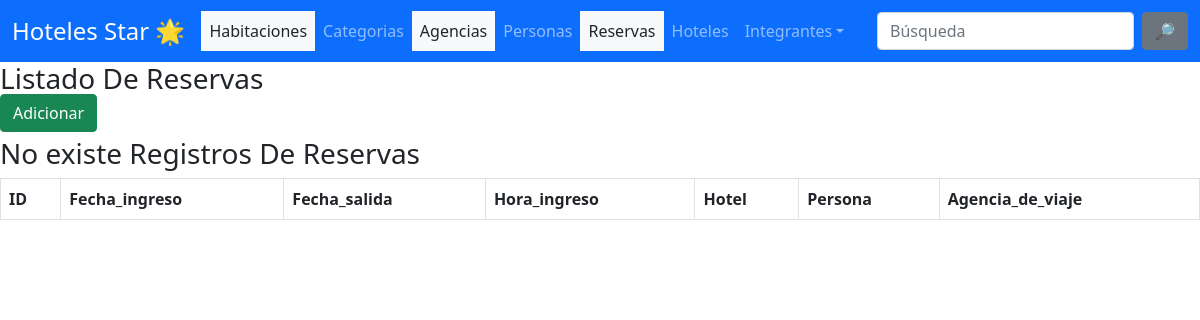
Page /reservas/ on the earlier database version.
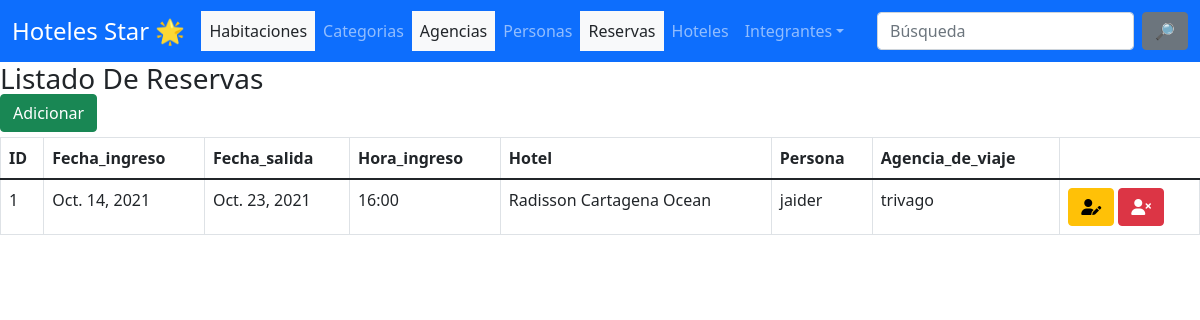
Same page on the later database version.
### apps/Reserva/models.py (models this page shows, shortened)
class Reserva(models.Model):
    Fecha_ingreso    = models.DateField()
    Fecha_salida    = models.DateField()
    Hora_ingreso    = models.CharField(max_length=30)
    Hotel = models.ForeignKey(Hotel, on_delete=models.CASCADE)
    Persona = models.ForeignKey(Persona, on_delete=models.CASCADE)
    Agencia_de_viaje = models.ForeignKey(Agencia_de_viaje, on_delete=models.CASCADE)
    class Meta:
        verbose_name = "Reserva"
        verbose_name_plural = "Reservas"

### apps/Hotel/models.py (models this page shows)
class Hotel(models.Model):
    Nombre = models.CharField(max_length=100)
    Direccion    = models.CharField(max_length=45)
    Año_contruccion     = models.CharField(max_length=10)
    Categoria = models.ForeignKey(Categoria, on_delete=models.CASCADE)
    def __str__(self):
        return self.Nombre
    class Meta:
        verbose_name = "Hotel"
        verbose_name_plural = "Hoteles"

### apps/Persona/models.py (models this page shows)
class Persona(models.Model):
    Nombre    = models.CharField(max_length=100)
    Apellido   = models.CharField(max_length=50)
    Direccion    = models.CharField(max_length=45)
    Telefono    = models.CharField(max_length=15)
    def __str__(self):
        return self.Nombre
    class Meta:
        verbose_name = "Persona"
        verbose_name_plural = "Personas"

### apps/Agencia_de_viaje/models.py (models this page shows)
class Agencia_de_viaje(models.Model):
    Nombre    = models.CharField(max_length=100)
    Direccion    = models.CharField(max_length=45)
    Telefono    = models.CharField(max_length=15)
    Ciudad    = models.CharField(max_length=50)
    def __str__(self):
        return self.Nombre
    class Meta:
        verbose_name = "Agencia_de_viaje"
        verbose_name_plural = "Agencia_de_viajes"

### apps/Reserva/views.py (the view)
# urls.py: path('', index, name ='index'),
def index(request):
    reserva = Reserva.objects.all().order_by('-id')
    context = {'reservas': reserva}
    return render(request, 'Reserva/index.html', context)

### templates/Reserva/index.html (shortened to what this page needs)
{% extends 'base/base.html' %}
{% block content %}
  <h3> Listado De Reservas </h3>
  <a href="{% url 'Reservas:reservaCreate' %}" class="btn btn-success pull-right" style="margin-top: -10px; margin-bottom: 5px;">Adicionar</a>
  <table class="table  table-hover table-bordered">
    <thead>
      <tr>
        <th scope="col">ID</th>
        <th scope="col">Fecha_ingreso</th>
        <th scope="col">Fecha_salida</th>
        <th scope="col">Hora_ingreso</th>
        <th scope="col">Hotel</th>
        <th scope="col">Persona</th>
        <th scope="col">Agencia_de_viaje</th>
      </tr>
    </thead>
    <tbody>
      {% if reservas %}
        {% for reserva in reservas %}
            <tr>
                <td>{{ reserva.id}}</td>
                <td>{{ reserva.Fecha_ingreso}}</td>
                <td>{{ reserva.Fecha_salida}}</td>
                <td>{{ reserva.Hora_ingreso}}</td>
                <td>{{ reserva.Hotel}}</td>
                <td>{{ reserva.Persona}}</td>
                <td>{{ reserva.Agencia_de_viaje}}</td>
                <td>
                  <a class="btn btn-warning " href="{% url 'Reservas:reservaEdit' reserva.id %}" >
                    <i class="fas fa-user-edit"></i>
                  </a>
                  <a class="btn btn-danger " href="{% url 'Reservas:reservaEliminar' reserva.id %}" >
                    <i class="fas fa-user-times"></i>
                  </a>
                </td>
            </tr>
      {% endfor %}
      {% else %}
      <h3> No existe Registros De Reservas </h3>
   {% endif %}
    </tbody>
  </table>
{% endblock %}

### templates/base/base.html (shortened to what this page needs)
{% load static %}
<!DOCTYPE html>
<html lang="es">
<head>
    <link rel="stylesheet" href="{% static 'css/bootstrap.min.css' %}">
    <link rel="stylesheet" href="https://cdnjs.cloudflare.com/ajax/libs/font-awesome/6.0.0-beta2/css/all.min.css" />
</head>
<body>
<nav class="navbar navbar-expand-lg navbar-dark bg-primary">
  <div class="container-fluid">
    <a class="navbar-brand fs-4 text " href="/">Hoteles Star 🌟 </a>
    <div class="collapse navbar-collapse" id="navbarColor01">
      <ul class="navbar-nav me-auto">
        <li class="nav-item">
          <a class="nav-link bg-light text-dark" href="/habitaciones">Habitaciones</a>
        </li>
        <li class="nav-item">
          <a class="nav-link" href="/categorias">Categorias</a>
        </li>
        <li class="nav-item">
          <a class="nav-link bg-light text-dark " href="/agencia_de_viajes">Agencias</a>
        </li>
        <li class="nav-item">
          <a class="nav-link" href="/personas">Personas</a>
        </li>
        <li class="nav-item">
          <a class="nav-link bg-light text-dark " href="/reservas">Reservas</a>
        </li>
        <li class="nav-item">
          <a class="nav-link" href="/hoteles">Hoteles</a>
        </li>
        <li class="nav-item dropdown">
          <a class="nav-link dropdown-toggle" data-bs-toggle="dropdown" href="#" role="button" aria-haspopup="true" aria-expanded="false">Integrantes</a>
        </li>
      </ul>
      <form class="d-flex">
        <input class="form-control me-sm-2" type="text" placeholder="Búsqueda">
        <button class="btn btn-secondary my-2 my-sm-0" type="submit">🔎</button>
      </form>
    </div>
  </div>
</nav>
{% block content %}
{% endblock %}
</body>
</html>

Differences in the rows shown:
added Reserva: id "1", Fecha_ingreso "Oct. 14, 2021", Fecha_salida "Oct. 23, 2021", Hora_ingreso "16:00", Hotel "Radisson Cartagena Ocean", Persona "jaider", Agencia_de_viaje "trivago"
Other differences:
text no longer shown: "No existe Registros De Reservas"
